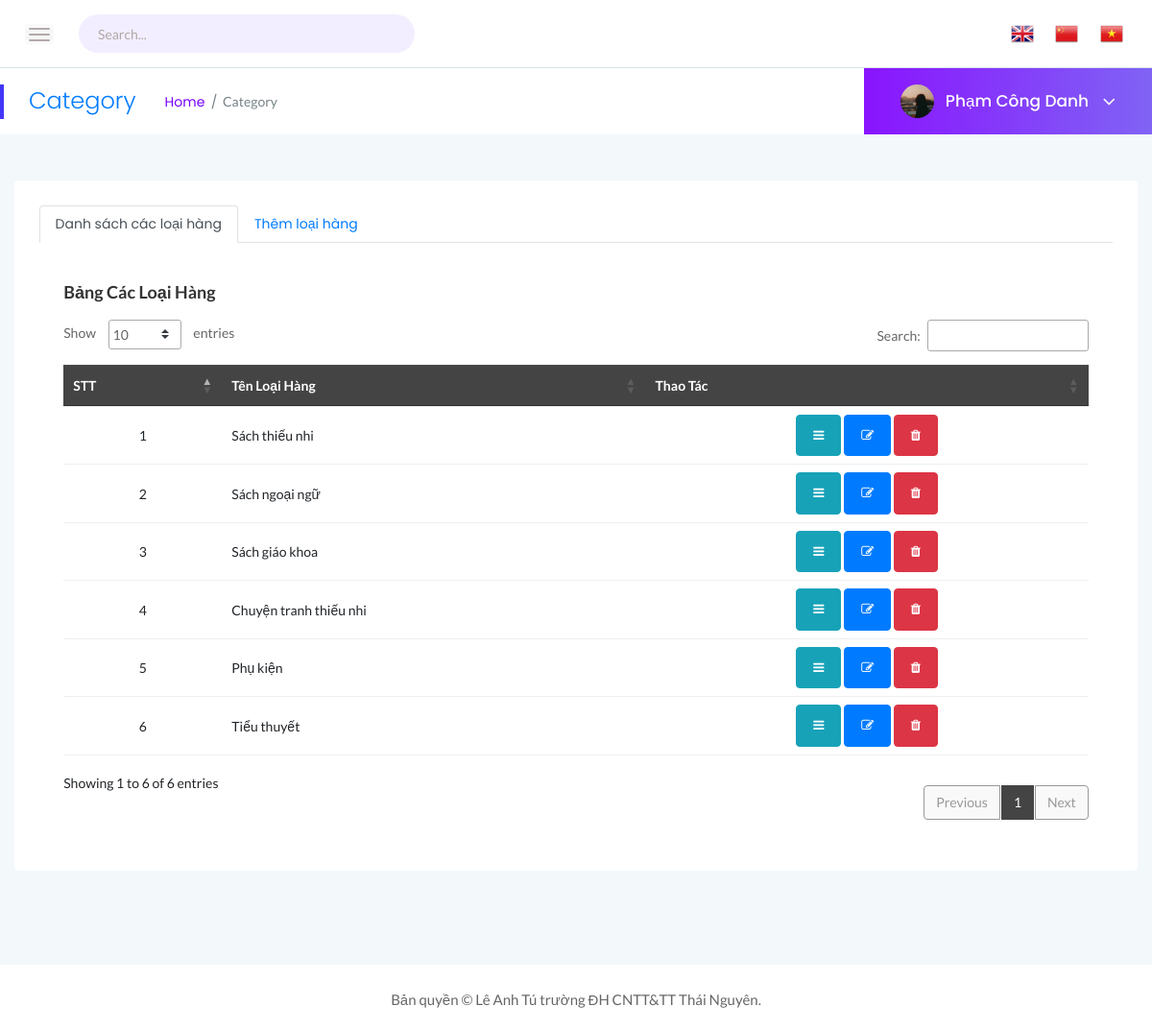
Screenshot of /admin.php?action=ql_loaihang (signed in) with the database file from the repository.
### tables this page shows
CREATE TABLE `category` (
  `id_category` int(11) NOT NULL,
  `name_category` varchar(255) NOT NULL,
  `note_category` text NOT NULL
);

### controllers/admin_controller.php (called while the page is built, shortened)
<?php
	require("models/admin_model.php");
	class Admin_controller
	{
		public function __construct()
		{
			$this->model = new Admin_model();
		}
		public function Ql_loaihang_admin()
		{
			$category = $this->model->Category();
			include("views/admin/admin_loaihang.php");
		}
	}
 ?>

### models/admin_model.php (called while the page is built, shortened)
<?php
	class Admin_model
	{
		private $conn;
		public function __construct()
		{
			$host = "localhost";
			$username = "root";
			$password = "";
			$database = "ql_car";
			$this->conn= new mysqli($host, $username, $password, $database) or die('Loi ket noi');
			$this->conn->set_charset("UTF8");
		}
		public function Category()
		{
			$sql = "SELECT * FROM category";
			$query = $this->conn->query($sql);
			return $query;
		}
	}
 ?>

### views/admin/admin_loaihang.php (the view, shortened to what this page needs)
<!doctype html>
<html class="no-js" lang="en">
<head>
    <link rel="stylesheet" href="css/admin/bootstrap.min.css">
    <link rel="stylesheet" href="https://cdnjs.cloudflare.com/ajax/libs/font-awesome/4.7.0/css/font-awesome.min.css">
    <link rel="stylesheet" href="https://cdn.jsdelivr.net/npm/lt-themify-icons@1.1.0/themify-icons.css">
    <link rel="stylesheet" href="css/admin/metisMenu.css">
    <link rel="stylesheet" href="css/admin/owl.carousel.min.css">
    <link rel="stylesheet" href="css/admin/slicknav.min.css">
    <link rel="stylesheet" type="text/css" href="https://cdn.datatables.net/1.10.19/css/jquery.dataTables.css">
    <link rel="stylesheet" type="text/css" href="https://cdn.datatables.net/1.10.18/css/dataTables.bootstrap4.min.css">
    <link rel="stylesheet" type="text/css" href="https://cdn.datatables.net/responsive/2.2.3/css/responsive.bootstrap.min.css">
    <link rel="stylesheet" type="text/css" href="https://cdn.datatables.net/responsive/2.2.3/css/responsive.jqueryui.min.css">
    <link rel="stylesheet" href="https://www.amcharts.com/lib/3/plugins/export/export.css" type="text/css" media="all" />
    <link rel="stylesheet" href="css/admin/typography.css">
    <link rel="stylesheet" href="css/admin/default-css.css">
    <link rel="stylesheet" href="css/admin/styles.css">
    <link rel="stylesheet" href="css/admin/responsive.css">
</head>
<body>
    <div class="page-container">
        <div class="main-content">
            <header>
                <?php include( "res/header.php") ?>
            </header>
            <div class="page-title-area">
                <div class="row align-items-center">
                    <div class="col-sm-6">
                        <div class="breadcrumbs-area clearfix">
                            <h4 class="page-title pull-left"><a href="admin.php?action=ql_loaihang">Category</a></h4>
                            <ul class="breadcrumbs pull-left">
                                <li><a href="admin.php">Home</a>
                                </li>
                                <li><span>Category</span>
                                </li>
                            </ul>
                        </div>
                    </div>
                    <?php include_once("res/account.php"); ?>
                </div>
            </div>
            <div class="main-content-inner">
                <div class="mt-5 mb-5">
                    <div class="col-lg-12 card card-body">
                        <div class="">
                            <ul class="nav nav-tabs" id="myTab" role="tablist">
                                <li class="nav-item">
                                    <a class="nav-link active" id="home-tab" data-toggle="tab" href="#danhsachloaihang" role="tab" aria-controls="home" aria-selected="true">Danh sách các loại hàng</a>
                                </li>
                                <li class="nav-item">
                                    <a class="nav-link" id="profile-tab" data-toggle="tab" href="#themloaihang" role="tab" aria-controls="profile" aria-selected="false">Thêm loại hàng</a>
                                </li>
                            </ul>
                            <div class="tab-content mt-3" id="myTabContent">
                                <div class="tab-pane fade show active" id="danhsachloaihang" role="tabpanel" aria-labelledby="home-tab">
                                    <div class="card-body">
                                        <h4 class="header-title">Bảng Các Loại Hàng</h4>
                                        <div class="data-tables datatable-dark">
                                            <table id="dataTable3" class="text-center">
                                                <thead class="text-capitalize">
                                                    <tr>
                                                        <th>STT</th>
                                                        <th>Tên Loại Hàng</th>
                                                        <th>Thao Tác</th>
                                                    </tr>
                                                </thead>
                                                <tbody>
                                                    <?php $i=0; while ($row=$category->fetch_assoc()) { $i++ ?>
                                                    <tr>
                                                        <td>
                                                            <?php echo $i ?>
                                                        </td>
                                                        <td style="text-align: left;">
                                                            <?php echo $row['name_category'] ?>
                                                        </td>
                                                        <td><a href=""><button class="btn btn-info"><i class="fa fa-reorder"></i></button></a> <a href="admin.php?action=edit_category&id_category=<?php echo $row['id_category'] ?>"><button class="btn btn-primary"><i class="fa fa-edit"></i></button></a> <a onclick="remove(event)" href="admin.php?action=delete_category&id_category=<?php echo $row['id_category'] ?>"><button class="btn btn-danger"><i class="fa fa-trash"></i></button></a>
                                                        </td>
                                                    </tr>
                                                    <?php } ?>
                                                </tbody>
                                            </table>
                                        </div>
                                    </div>
                                </div>
                            </div>
                        </div>
                    </div>
                </div>
        </div>
        <footer>
            <?php include("res/footer.php") ?>
        </footer>
    </div>
</body>
</html>

### css/admin/styles.css (style rules this page uses)
.page-container { width: 100%; height: 100%; min-height: 100vh; padding-left: 280px; -webkit-transition: padding-left 0.3s ease 0s; transition: padding-left 0.3s ease 0s; }
.card { border: none; border-radius: 4px; background-color: #fff; -webkit-transition: all 0.3s ease 0s; transition: all 0.3s ease 0s; }
.card-body { padding: 25.6px; padding: 1.6rem; }
.main-content { width: 100%; background: #F3F8FB; }
.main-content-inner { padding: 0 30px 50px; }
.page-title-area { padding: 0 30px; background: #fff; position: relative; }
.page-title-area:before { content: ''; position: absolute; left: 0; top: 50%; width: 4px; height: 36px; background: var(--primary-color); -webkit-transform: translateY(-50%); transform: translateY(-50%); }
.page-title { font-size: 24px; font-weight: 300; color: #313b3d; letter-spacing: 0; margin-right: 30px; }
ul.breadcrumbs { margin-top: 4px; }
.breadcrumbs li { display: inline-block; }
.breadcrumbs li a, .breadcrumbs li span { display: block; font-size: 14px; font-weight: 400; color: #7801ff; letter-spacing: 0; margin-right: 16px; position: relative; }
.breadcrumbs li a:before { content: '/'; color: #768387; position: absolute; right: -13px; top: 0; }
.breadcrumbs li span { margin-right: 0; color: #768387; text-transform: capitalize; }
.header-title { font-family: 'Lato', sans-serif; font-size: 18px; font-weight: 600; letter-spacing: 0; color: #333; text-transform: capitalize; margin-bottom: 17px; }
.btn { padding: 11px 17px; font-size: 13px; letter-spacing: 0; }
table tr th { border-bottom: none; }
table tr th, table tr td { border-top: 1px solid rgba(120, 130, 140, 0.13) !important; }
table.dataTable.no-footer { border-bottom: 1px solid rgba(120, 130, 140, 0.13) !important; }
table.dataTable thead th, table.dataTable thead td { border-bottom-color: transparent; }
.datatable-dark thead { background: #444; color: #fff; }

### css/admin/responsive.css (style rules this page uses)
@media (min-width: 1200px) and (max-width: 1364px) { .main-content-inner { padding: 0 15px 50px; } }
@media (min-width: 1200px) and (max-width: 1364px) { .page-container, .sbar_collapsed.page-container { padding-left: 0; } }

### rows the page displays
category: name_category "Sách thiếu nhi"
category: name_category "Sách ngoại ngữ"
category: name_category "Sách giáo khoa"
category: name_category "Chuyện tranh thiếu nhi"
category: name_category "Phụ kiện"
category: name_category "Tiểu thuyết"

### other values shown
$_SESSION['fullname'] "Phạm Công Danh"
